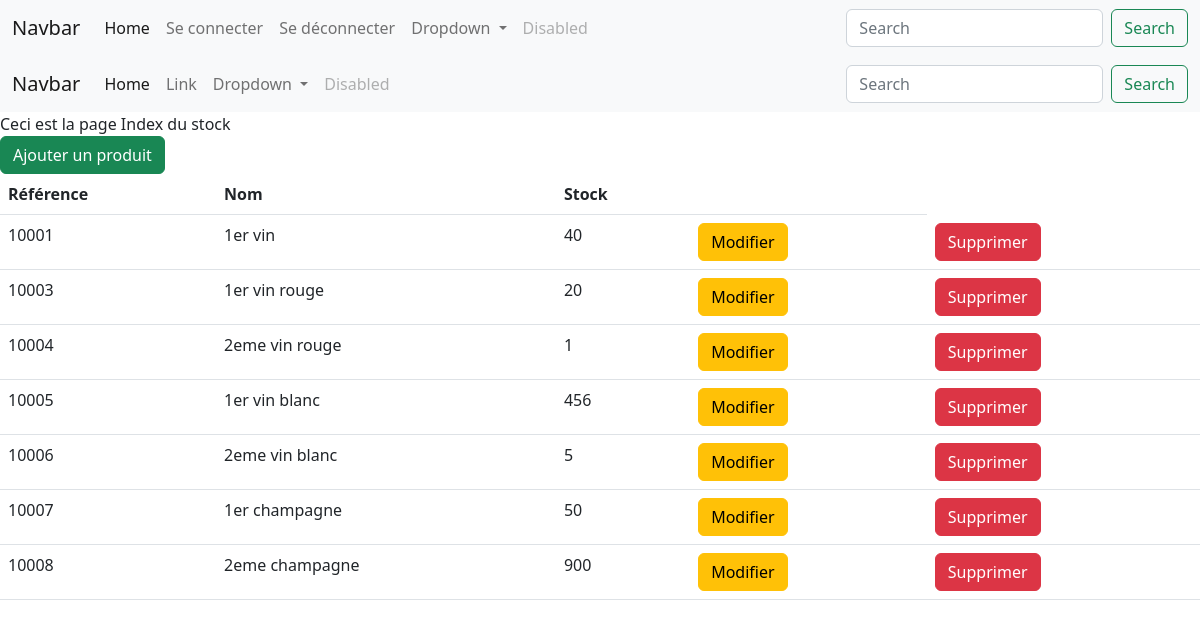
The app's page /best-wines/employe/stock, older data.
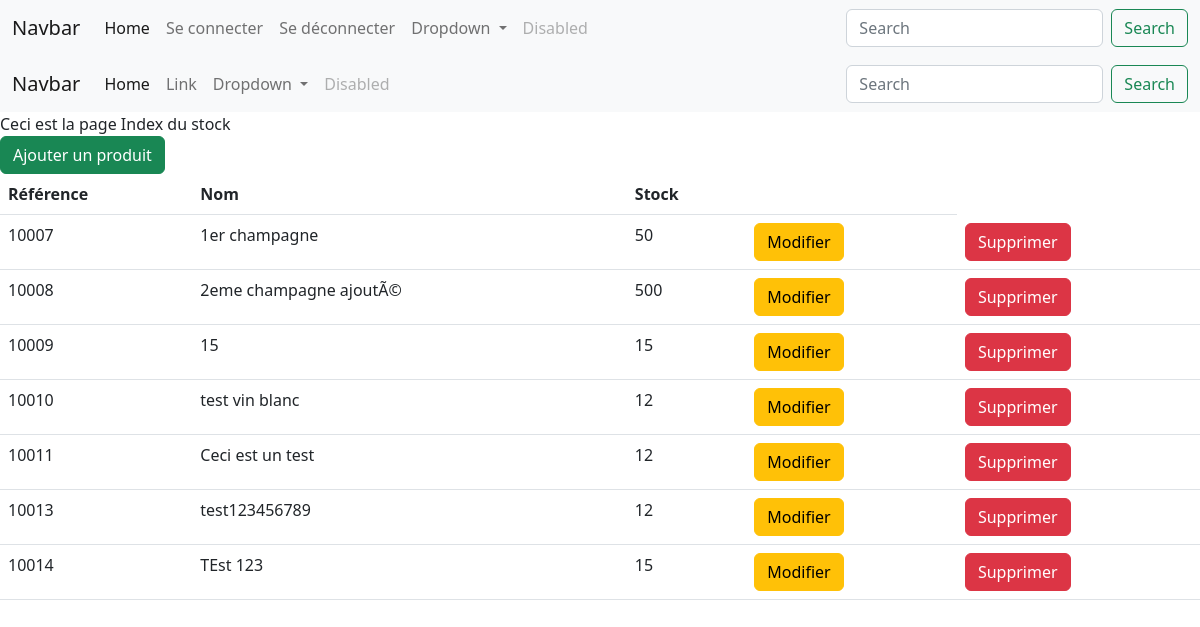
The same page, newer data.
### tables this page shows
CREATE TABLE IF NOT EXISTS `product` (
  `id` int(11) NOT NULL AUTO_INCREMENT,
  `name` varchar(255) NOT NULL,
  `description` text NOT NULL,
  `note_final` float DEFAULT NULL,
  `photo` varchar(255) NOT NULL,
  `stock` int(11) NOT NULL,
  `alcohol_percentage` float NOT NULL,
  `id_region` int(11) DEFAULT NULL,
  `id_cepage` int(11) DEFAULT NULL,
  `id_taste` int(11) DEFAULT NULL,
  `id_association` int(11) DEFAULT NULL,
  `id_comment` int(11) DEFAULT NULL,
  `id_type` int(11) NOT NULL,
  `price` float NOT NULL,
  PRIMARY KEY (`id`),
  KEY `id_region` (`id_region`),
  KEY `id_cepage` (`id_cepage`),
  KEY `id_taste` (`id_taste`),
  KEY `id_association` (`id_association`),
  KEY `id_comment` (`id_comment`),
  KEY `id_type` (`id_type`)
);

### core/Controller.php (called while the page is built, shortened)
<?php
abstract class Controller
{
    public function renderView(string $view_name, array $params = []) : void
    {
        extract($params);
        require_once "src/views/$view_name.php";
        $content = ob_get_clean();
        require_once 'src/views/layout.php';
    }
}

### src/controllers/StockController.php (called while the page is built, shortened)
<?php
class StockController extends Controller
{
    public function showAll()
    {
        $product = new Product();
        $products = $product->findAll();
        $this->renderView('employe/stock/index', compact('products'));
    }
}

### core/Router.php (called while the page is built, shortened)
<?php
class Router
{
    private static array $routes = [];
    public static function register(string $request, string $action) : void
    {
        self::$routes[$request] = $action;
    }
    public static function resolve(string $request_uri) : void
    {
        $request_uri = explode("?", $request_uri)[0];
        [$controller_name , $action_name] = explode('::', self::$routes[$request_uri]);
        $instance = new $controller_name();
        call_user_func_array([$instance, $action_name], []);
    }
}

### index.php (called while the page is built, shortened)
<?php
$request_uri = str_replace(BASE_DIR, '', $_SERVER['REQUEST_URI']);
try {
    Router::resolve($request_uri);
}catch (Exception $e)
{
    echo $e->getMessage();
}

### core/Database.php (called while the page is built, shortened)
<?php
class Database
{
    private static \PDO|null $instance = null;
    public static function getPdo(): \PDO
    {
        if (self::$instance == null){
            try {
                self::$instance = new \PDO(
                    "mysql:host=".$_ENV['DATABASE_HOST'].";dbname=".$_ENV['DATABASE_NAME'],
                    $_ENV['DATABASE_USERNAME'],
                    $_ENV['DATABASE_PASSWORD'],
                    [
                        \PDO::ATTR_ERRMODE => \PDO::ERRMODE_EXCEPTION,
                        \PDO::ATTR_DEFAULT_FETCH_MODE => \PDO::FETCH_ASSOC
                    ]
                );
            }catch (\PDOException $exception){
                echo $exception->getMessage();
                die;
            }
        }
        return  self::$instance;
    }
}

### core/Model.php (called while the page is built, shortened)
<?php
abstract class Model
{
    protected \PDO $pdo;
    protected string $table_name;
    public function __construct()
    {
        $this->pdo = Database::getPdo();
    }
    public function findAll(): array
    {
        $stmt = $this->pdo->prepare(
            "SELECT * FROM {$this->table_name}"
        );
        $stmt->setFetchMode(\PDO::FETCH_ASSOC);
        $stmt->execute();
        return $stmt->fetchAll();
    }
}

### src/views/employe/stock/index.php (the view)
<div>Ceci est la page Index du stock</div>
<a class='btn btn-success' href=" <?= BASE_DIR ?>/employe/stock/insert">Ajouter un produit</a>
<table class="table">
    <thead>
        <tr>
            <th scope="col">Référence</th>
            <th scope="col">Nom</th>
            <th scope="col">Stock</th>
            <th></th>
        </tr>
    </thead>
    <tbody>
        <form action="" method="POST">
            <?php
            foreach ($products as $product) : ?>
                <tr>
                    <td><?= $product['id'] ?></td>
                    <td><?= $product['name'] ?></td>
                    <td><?= $product['stock'] ?></td>
                    <td>
                        <a href="<?= BASE_DIR ?>/employe/stock/edit?id=<?= $product['id'] ?>" class="btn btn-warning">Modifier</a>
                    </td>
                    <td>
                        <a href="<?= BASE_DIR ?>/employe/stock/delete?id=<?= $product['id'] ?>" class="btn btn-danger">Supprimer</a>
                    </td>
                </tr>
            <?php endforeach; ?>
        </form>
    </tbody>
</table>

### src/views/layout.php (shortened to what this page needs)
<!doctype html>
<html lang="fr">
<head>
    <link href="https://cdn.jsdelivr.net/npm/bootstrap@5.2.3/dist/css/bootstrap.min.css" rel="stylesheet">
    <link rel="stylesheet" href="assets/styles/css/style.css">
    <link href="https://cdn.quilljs.com/1.3.6/quill.snow.css" rel="stylesheet" />
</head>
<nav class="navbar navbar-expand-lg bg-light">
    <div class="container-fluid">
        <a class="navbar-brand" href="/best-wines">Navbar</a>
        <div class="collapse navbar-collapse" id="navbarSupportedContent">
            <ul class="navbar-nav me-auto mb-2 mb-lg-0">
                <li class="nav-item">
                    <a class="nav-link active" aria-current="page" href="/best-wines">Home</a>
                </li>
                <li class="nav-item">
                    <a class="nav-link" href="/best-wines/login">Se connecter</a>
                </li>
                <li class="nav-item">
                    <a class="nav-link" href="/best-wines/logout">Se déconnecter</a>
                </li>
                <li class="nav-item dropdown">
                    <a class="nav-link dropdown-toggle" href="#" role="button" data-bs-toggle="dropdown" aria-expanded="false">
                        Dropdown
                    </a>
                </li>
                <li class="nav-item">
                    <a class="nav-link disabled">Disabled</a>
                </li>
            </ul>
            <form class="d-flex" role="search">
                <input class="form-control me-2" type="search" placeholder="Search" aria-label="Search">
                <button class="btn btn-outline-success" type="submit">Search</button>
            </form>
        </div>
    </div>
</nav>
<nav class="navbar navbar-expand-lg bg-light">
    <div class="container-fluid">
        <a class="navbar-brand" href="#">Navbar</a>
        <div class="collapse navbar-collapse" id="navbarSupportedContent">
            <ul class="navbar-nav me-auto mb-2 mb-lg-0">
                <li class="nav-item">
                    <a class="nav-link active" aria-current="page" href="#">Home</a>
                </li>
                <li class="nav-item">
                    <a class="nav-link" href="#">Link</a>
                </li>
                <li class="nav-item dropdown">
                    <a class="nav-link dropdown-toggle" href="#" role="button" data-bs-toggle="dropdown" aria-expanded="false">
                        Dropdown
                    </a>
                </li>
                <li class="nav-item">
                    <a class="nav-link disabled">Disabled</a>
                </li>
            </ul>
            <form class="d-flex" role="search">
                <input class="form-control me-2" type="search" placeholder="Search" aria-label="Search">
                <button class="btn btn-outline-success" type="submit">Search</button>
            </form>
        </div>
    </div>
</nav>
<body>
    <?= $content ?>
</body>
</html>

Row changes from the older to the newer data that the page shows:
removed product: id "10001", name "1er vin", stock "40"
removed product: id "10003", name "1er vin rouge", stock "20"
removed product: id "10004", name "2eme vin rouge", stock "1"
removed product: id "10005", name "1er vin blanc", stock "456"
removed product: id "10006", name "2eme vin blanc", stock "5"
changed product id 10008: name "2eme champagne" → "2eme champagne ajoutÃ©"; stock "900" → "500"
added product: id "10009", name "15", stock "15"
added product: id "10010", name "test vin blanc", stock "12"
added product: id "10011", name "Ceci est un test", stock "12"
added product: id "10013", name "test123456789", stock "12"
added product: id "10014", name "TEst 123", stock "15"
